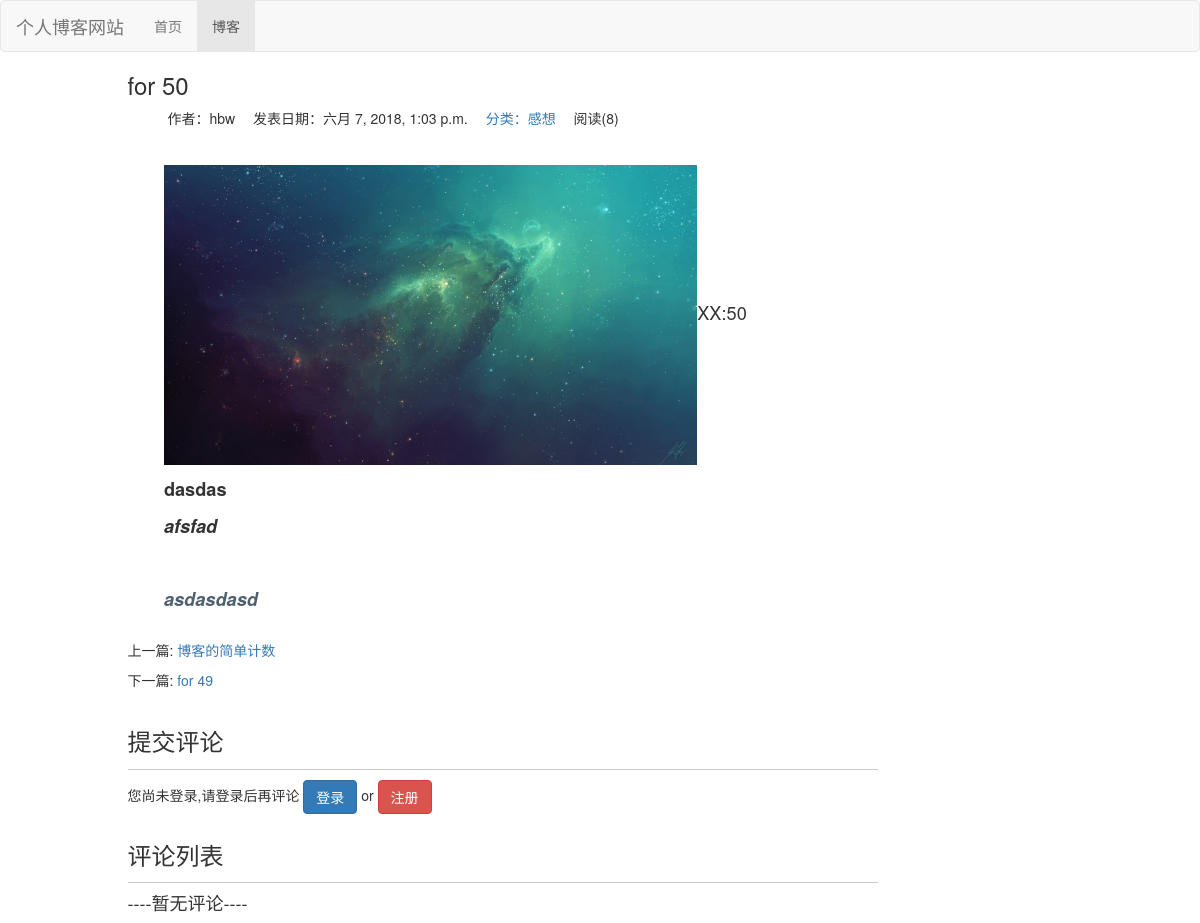
The app's page /blog/57, older data.
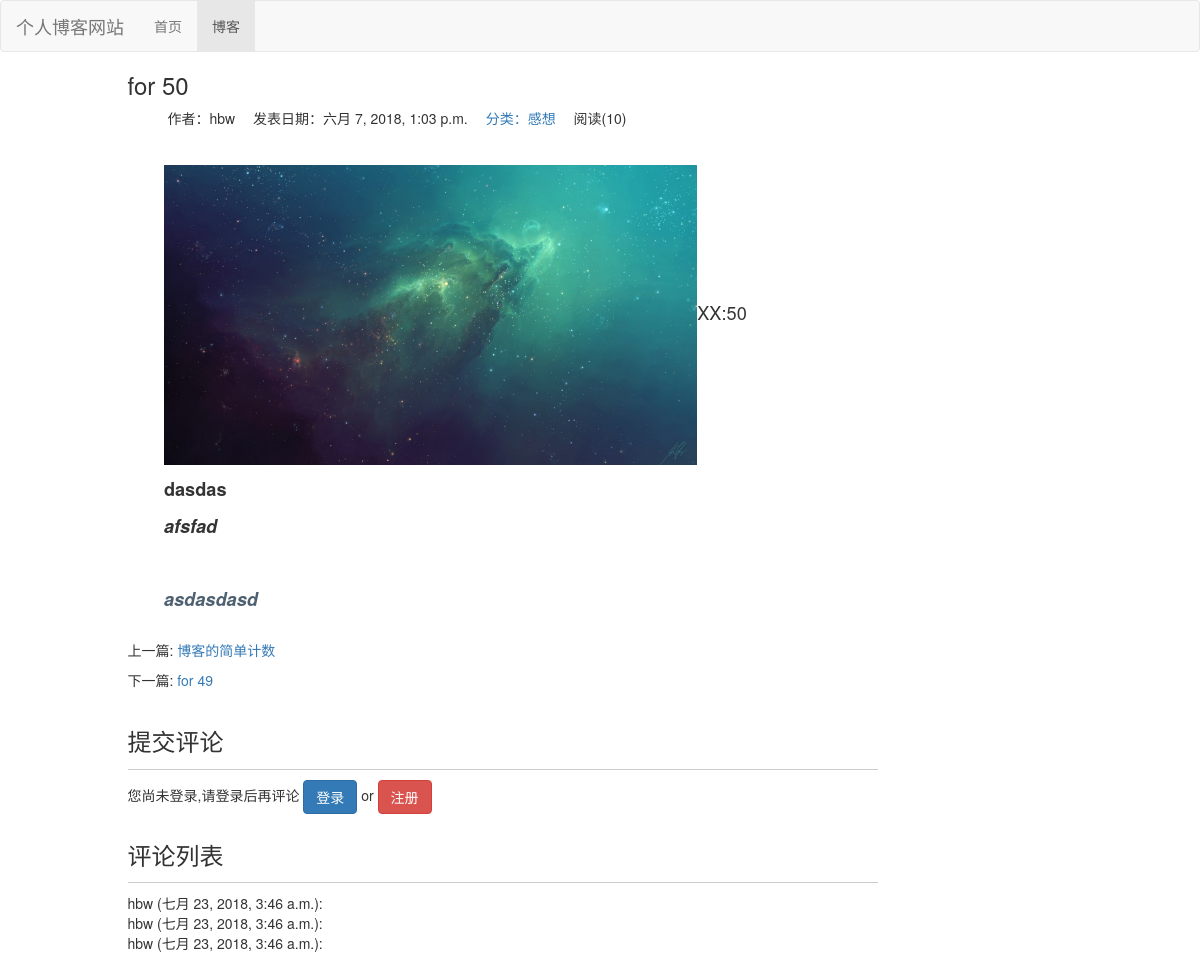
The same page, newer data.
### blog/models.py (models this page shows, shortened)
class blog(models.Model,Readnum_extand):  #设置博文的一些属性
    title=models.CharField(max_length=30)
    blog_type=models.ForeignKey(blogtype,on_delete=models.DO_NOTHING)
    content=RichTextUploadingField()
    author=models.ForeignKey(User,on_delete=models.DO_NOTHING)
    Create_time=models.DateTimeField(auto_now_add=True)
    last_update_time=models.DateTimeField(auto_now=True)
    class Meta:
        ordering=['-Create_time']   #按照创建的时间排序

class blogtype(models.Model):  #设置博客类型
    type_name=models.CharField(max_length=30)
    def __str__(self):
    	return self.type_name  #改变显示方式

### read_count/models.py (models this page shows)
class Readnum(models.Model):
    read_num=models.IntegerField(default=0)  #阅读计数
    content_type = models.ForeignKey(ContentType, on_delete=models.DO_NOTHING)
    object_id = models.PositiveIntegerField()
    content_object = GenericForeignKey('content_type', 'object_id')

### comment/models.py (models this page shows)
class Comment(models.Model):
	content_type = models.ForeignKey(ContentType, on_delete=models.DO_NOTHING)
	object_id = models.PositiveIntegerField()
	content_object = GenericForeignKey('content_type', 'object_id')
	text=models.TextField()  #评论的内容,不限长度
	comment_time=models.DateTimeField(auto_now_add=True)  #自动添加评论的时间
	user=models.ForeignKey(User,on_delete=models.DO_NOTHING)  #删除评论的时候,不影响用户的数据
	class Meta:
		ordering=['-comment_time']   #按照创建的时间排序

### blog/views.py (the view)
# urls.py: path('<int:blog_id>',views.blog_detail,name='blog_detail'),
def blog_detail(request,blog_id):  #显示博客的具体信息
    the_blog=get_object_or_404(blog,pk=blog_id)  #获得一个blog的所有属性  得不到就返回404
    if not request.COOKIES.get('blog_%s_readed' % blog_id): #当cookie不存在的时候才会进行总阅读数
        cn=ContentType.objects.get_for_model(blog)
        readnum,created=Readnum.objects.get_or_create(content_type=cn,object_id=blog_id)
        readnum.read_num+=1
        readnum.save()
        date=timezone.now().date()  #获取一天的日期
        readnum_detail,created=Readnum.objects.get_or_create(content_type=cn,object_id=blog_id)
        readnum_detail.read_num+=1
        readnum_detail.save()
    blog_content_type=ContentType.objects.get_for_model(the_blog)
    comments=Comment.objects.filter(content_type=blog_content_type,object_id=blog_id)
    context={}
    context['blog']=the_blog
    context['previous_blog']=blog.objects.filter(Create_time__gt=the_blog.Create_time).last()
    context['next_blog']=blog.objects.filter(Create_time__lt=the_blog.Create_time).first()
    context['comments']=comments
    data={}
    data['content_type']=blog_content_type.model  #获模型名
    data['object_id']=blog_id  #获取id名
    context['commentform']=CommentForm(initial=data)  #实例化comment的文本框  #初始化,给隐藏的content_type与object_id一个默认值
    response=render(request,'blog_detail.html',context)
    response.set_cookie('blog_%s_readed' % blog_id,'true')
    return response

### read_count/models.py (called while the page is built)
    def read_num(self):
        try:
	        cn=ContentType.objects.get_for_model(self)
	        nu=self.pk
	        readnum=Readnum.objects.get(content_type=cn,object_id=nu)
	        return readnum.read_num
        except Exception as e:
            return 0

### blog/templates/blog_detail.html (shortened to what this page needs)
{% extends 'base.html' %}
{% block nav_blog_active %}active{% endblock %}
{% load staticfiles %}
{% block home_style %}
	<link rel="stylesheet" type="text/css" href="{% static "blog/blog.css" %}">
{% endblock %}
{% block content %}
	<div class="container">
		<div class="row">
			<div class="col-sm-8 col-sm-offset-1">
				<h3>{{ blog.title }}</h3>
				<ul class="blog-feature">
					<li>作者：{{ blog.author }}</li>
					<li>发表日期：{{ blog.Create_time }}</li>
					<a href="{% url 'blogs_all_of_the_type' blog.blog_type.pk %}">
						分类：<li>{{ blog.blog_type }}</li>
					</a>
					<li>阅读({{ blog.read_num }})</li>
				</ul>
				<div class="blog-content">
					{{ blog.content|safe }}
				</div>
				<div class="blog_next_and_previous">
					<p>
						{% if previous_blog %}
							上一篇:<a href="{% url 'blog_detail' previous_blog.pk %}">
								{{ previous_blog.title }}
							</a>
						{% else %}
							上一篇:没有了
						{% endif %}
					</p>
					<p>
						{% if next_blog %}
							下一篇:<a href="{% url 'blog_detail' next_blog.pk %}">
								{{ next_blog.title }}
							</a>
						{% else %}
							下一篇:没有了
						{% endif %}
					</p>
				</div>
			</div>
		</div>
		<div class="row">
			<div class="col-sm-8 col-sm-offset-1">
				<div class="comment-area">
					<h3 class="comment-area-title">提交评论</h3>
					{% if user.is_authenticated %}
						{{ user }},欢迎评论
						<form action="{% url "submit_comment" %}" method="POST">
							{% csrf_token %}
							{{ commentform }}
							<input type="submit" value="评论">
						</form>
					{% else %}
						您尚未登录,请登录后再评论
						<a class="btn btn-primary" href="{% url "userlogin" %}?from={{ request.get_full_path }}">登录</a>
						<span>or</span>
						<a class="btn btn-danger" href="{% url "register_user" %}?from={{ request.get_full_path }}">注册</a>
					{% endif %}
				</div>
			</div>
			<div class="col-sm-8 col-sm-offset-1">
				<div class="comment-area">
					<h3 class="comment-area-title">评论列表</h3>
					{% for comment in comments %}
					<div>
						{{ comment.user }}
						({{ comment.comment_time }}):
					</div>
					{% empty %}
						<h4>----暂无评论----</h4>
					{% endfor %}
				</div>
			</div>
		</div>
	</div>
{% endblock %}

### templates/base.html (shortened to what this page needs)
<!DOCTYPE html>
<html lang="zh-CN">
<head>
	<link rel="stylesheet" type="text/css" href="/static/base.css">
	<link rel="stylesheet" type="text/css" href="/static/bootstrap-3.37/css/bootstrap.min.css">
	{% block home_style %}{% endblock %}
</head>
<body>
	<div class="navbar navbar-default" role="navigation">
		<div class="container-fluid">
			<div class="navbar-header">
				<a class="navbar-brand" href="{% url 'home' %}">个人博客网站</a>
			</div>
			<div class="collapse navbar-collapse" id="bs-example-navbar-collapse-1">
				<ul class="nav navbar-nav">
					<li class="{% block nav_home_active %}{% endblock %}">
						<a href="/">首页</a>
					</li>
					<li class="{% block nav_blog_active %}{% endblock %}">
						<a href="{% url 'blog_list' %}">博客</a>
					</li>
				</ul>
			</div>
		</div>
	</div>
	{% block content %}{% endblock %}
</body>
</html>

### static/base.css (style rules this page uses)
body { margin: 00; padding: 00; }

### blog/static/blog/blog.css (style rules this page uses)
h3 { margin-top: 0em; }
ul.blog-feature { list-style-type: none; }
ul.blog-feature li { display: inline-block; margin-right: 1em; }
div.blog-content { font-size: 130%; text-indent: 2em; margin-top: 2em; }
div.blog_next_and_previous { margin-top: 2em; }
div.comment-area { margin-top: 2em; }
h3.comment-area-title { border-bottom: 1px solid #ccc; padding-bottom: 0.6em; }

Row changes from the older to the newer data that the page shows:
changed through a linked row, blog "for 50": read_num "8" → "10"
added Comment: user "hbw", comment_time "七月 23, 2018, 3:46 a.m."
added Comment: user "hbw", comment_time "七月 23, 2018, 3:46 a.m."
added Comment: user "hbw", comment_time "七月 23, 2018, 3:46 a.m."
Text that changed along with them:
text no longer shown: "----暂无评论----"
